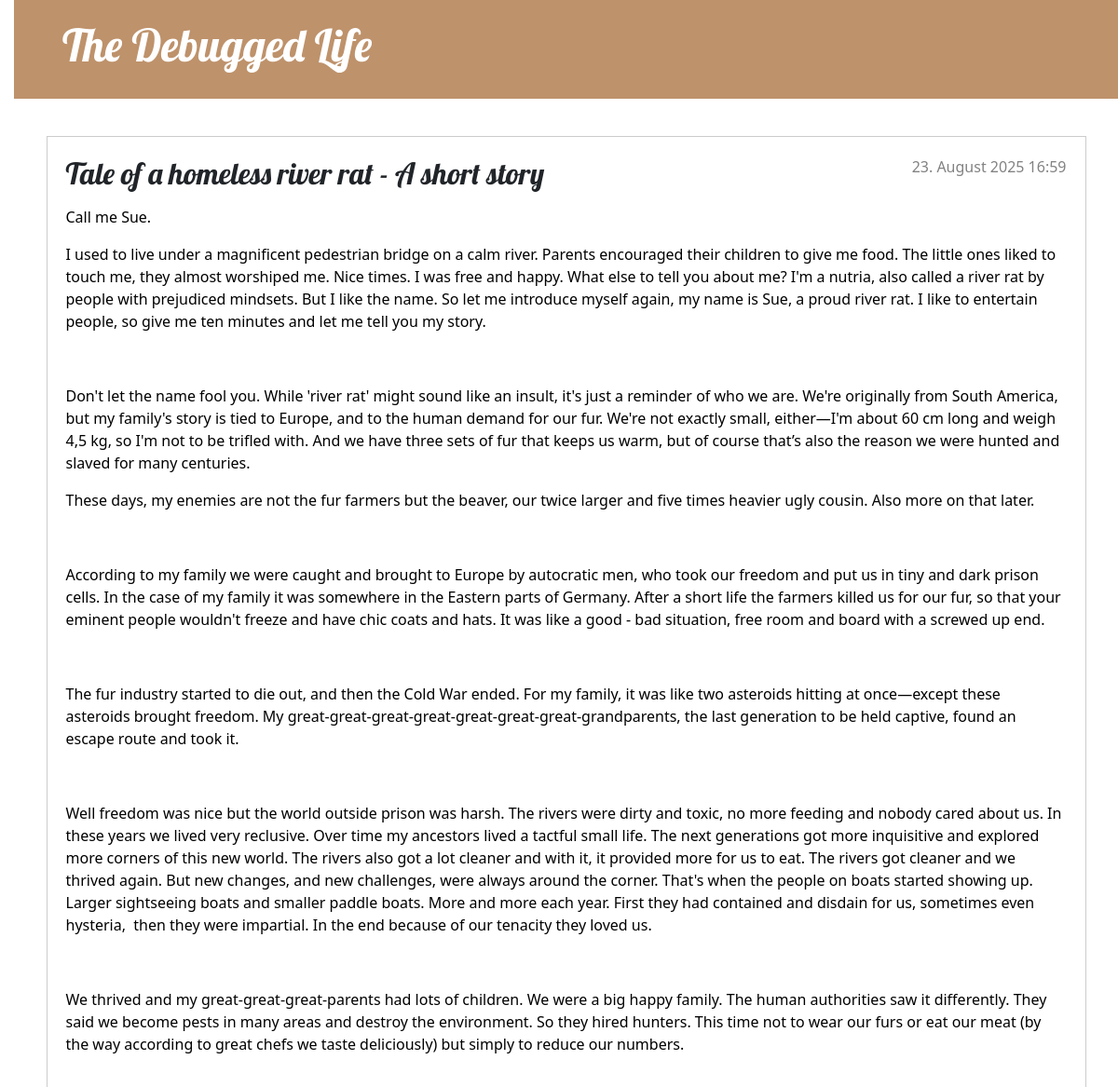
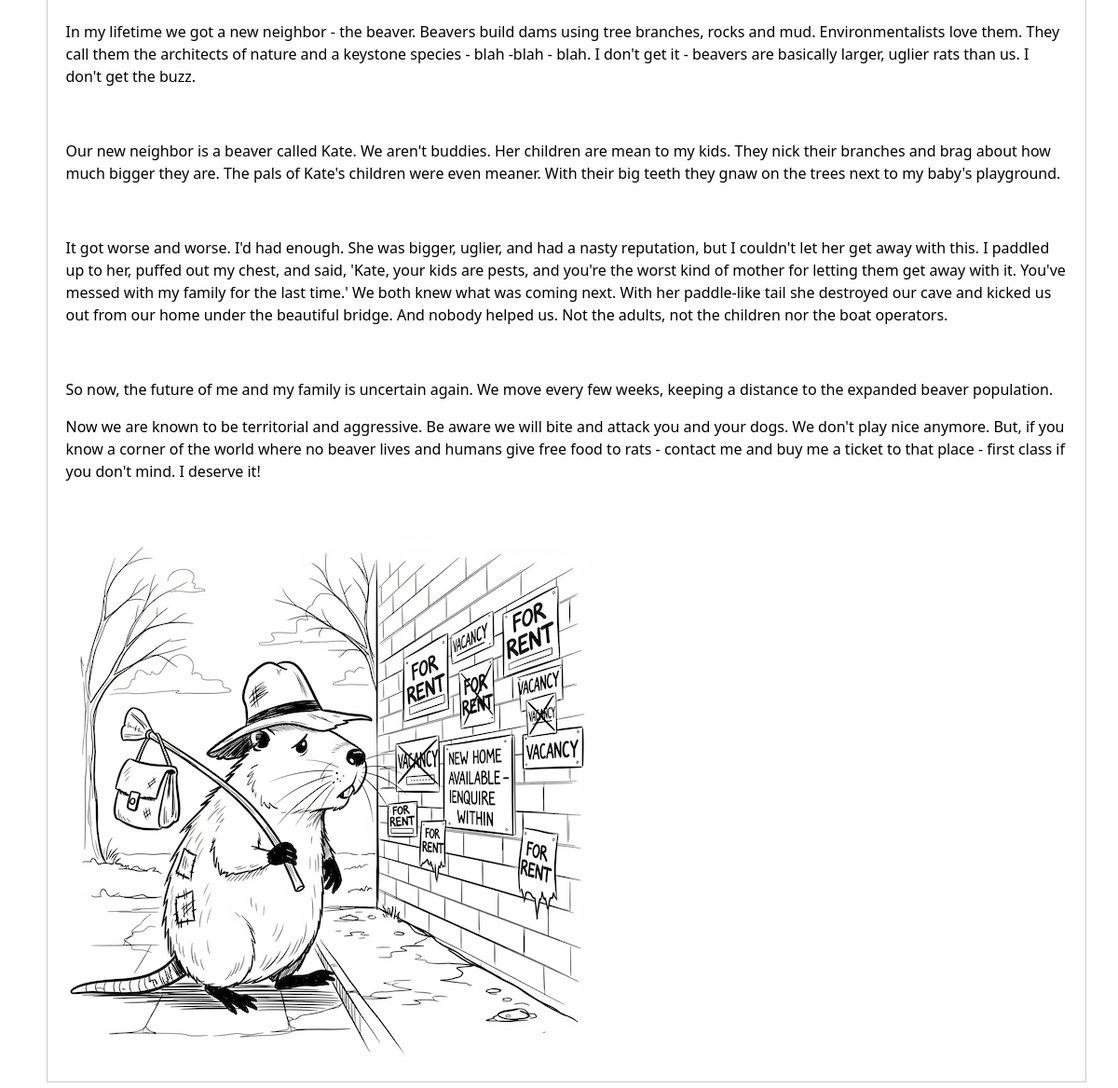
/post/16/, run on the app's committed database (2 pictures, top to bottom).
### blog/models.py (models this page shows, shortened)
class Post(models.Model):
    author = models.ForeignKey(settings.AUTH_USER_MODEL, on_delete=models.CASCADE)
    title = models.CharField(max_length=200)
    text = RichTextField()
    image = models.ImageField(upload_to='images/', blank=True, null=True)
    created_date = models.DateTimeField(default=timezone.now)
    published_date = models.DateTimeField(blank=True, null=True)

### blog/views.py (the view)
# urls.py: path('post/<int:pk>/', views.post_detail, name='post_detail'),
def post_detail(request, pk):
    post = get_object_or_404(Post, pk=pk)
    return render(request, 'blog/post_detail.html', {'post': post})

### blog/templates/blog/post_detail.html (shortened to what this page needs)
{% extends 'blog/base.html' %}
{% block content %}
    <article class="post">
        {% if post.published_date %}
            <time class="date">
                {{ post.published_date }}
            </time>
        {% endif %}
        <h2>{{ post.title }}</h2>
        <p>{{ post.text|safe }}</p>
        {% if post.image %}
            <img src="{{ post.image.url }}" alt="{{ post.title }}">
        {% endif %}
    </article>
{% endblock %}

### blog/static/css/blog.css (style rules this page uses)
body { padding-left: 15px; }
h1, h2, h3, h4 { font-family: 'Lobster', cursive; }
.date { color: #828282; }
.post { margin-bottom: 70px; border: 1px solid #ccc; padding: 20px; overflow: auto; }
.post > .date, .post > .actions { float: right; }

### data on the page
Post: published_date "23. August 2025 16:59", title "Tale of a homeless river rat - A short story", text "Call me Sue. I used to live under a magnificent pedestrian bridge on a calm river. Parents encouraged their children to give me food. The little ones liked to touch me, they almost worshiped me. Nice times. I was free and happy. What else to tell you about me? I'm a nutria, also called a river rat by people with prejudiced mindsets. But I like the name. So let me introduce myself again, my name is Sue, a proud river rat. I like to entertain people, so give me ten minutes and let me tell you my story. Don't let the name fool you. While 'river rat' might sound like an insult, it's just a reminder of who we are. We're originally from South America, but my family's story is tied to Europe, and…", image (picture)
